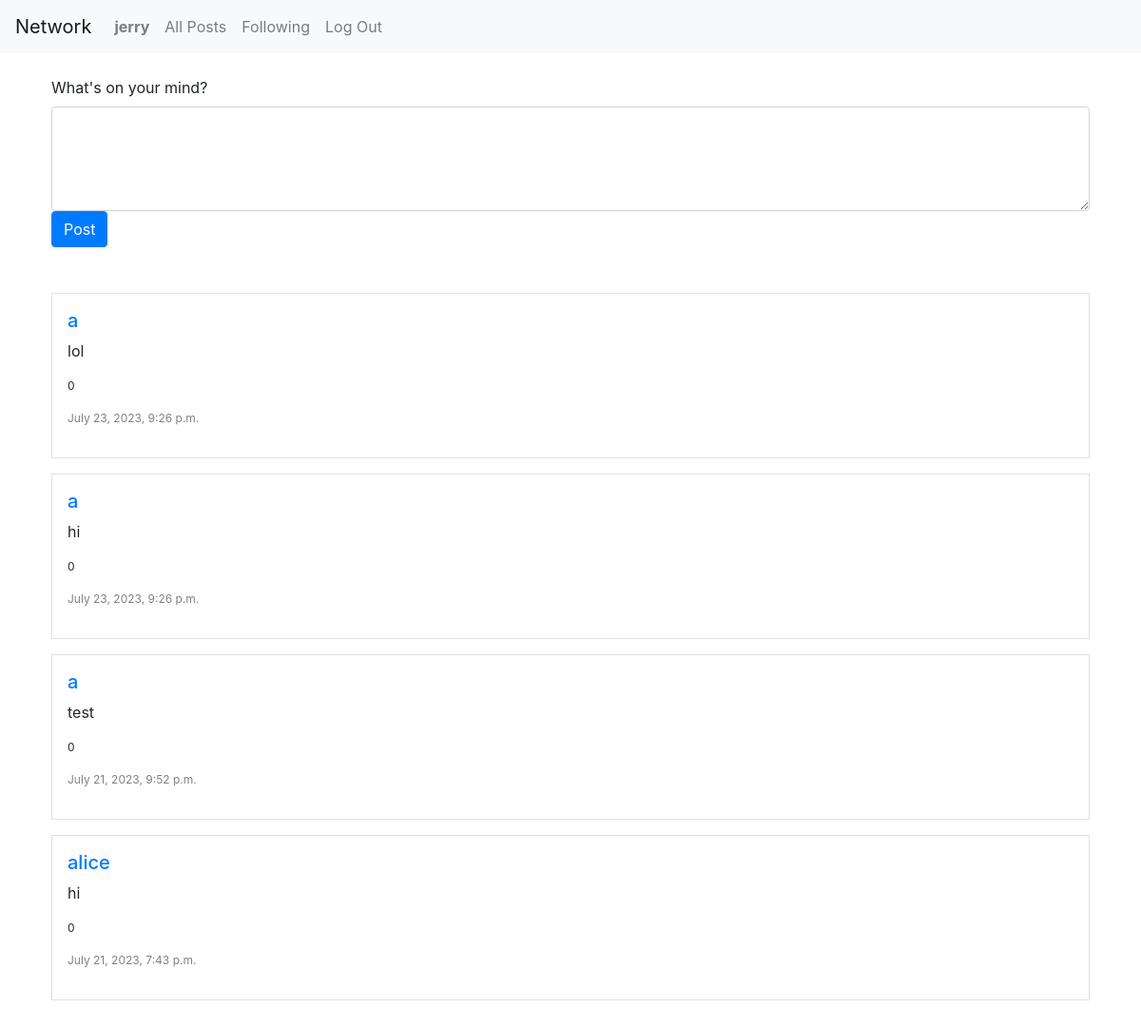
The app's page /following (signed in) with its own data.
### network/models.py (models this page shows, shortened)
class User(AbstractUser):
    pass

class Posts(models.Model):
    author = models.ForeignKey(
        settings.AUTH_USER_MODEL,
        on_delete = models.CASCADE,
    )
    post = models.CharField(max_length=300)
    timestamp = models.DateTimeField(default=now)
    likes = models.IntegerField(default=0)

### network/views.py (the view)
# urls.py: path("following", views.following, name='following'),
@login_required(login_url='login')
def following(request):
    user = User.objects.get(username=request.user.username)
    followed_accounts = Follows.objects.filter(follower=user)
    query = Q()
    for i in followed_accounts:
        query.add(Q(author=i.user), Q.OR)
    followed_posts = Posts.objects.filter(query).order_by("-timestamp")
    page_obj = paginate(request, followed_posts)
    return render(request, "network/following.html", {
        "page_obj": page_obj
    })

### network/views.py (called while the page is built)
def paginate(request, posts):
    paginator = Paginator(posts, 10) #show 10 posts per page
    page_number = request.GET.get('page')
    page_obj = paginator.get_page(page_number)
    return page_obj

### network/templates/network/following.html (shortened to what this page needs)
{% extends "network/layout.html" %}
{% block body %}
    <div class="container-xl p-4">
        <form action="{% url 'index' %}" method="post">
            <label for="new-post" class="form-label">What's on your mind?</label>
            <textarea class='form-control' name="new-post" rows="4"></textarea>
            <button type="submit" class="btn btn-primary">Post</button>
        </form>
    </div>
    {% include "network/postlayout.html" %}
{% endblock %}

### network/templates/network/layout.html (shortened to what this page needs)
{% load static %}
<!DOCTYPE html>
<html lang="en">
    <head>
        <link rel="stylesheet" href="https://stackpath.bootstrapcdn.com/bootstrap/4.4.1/css/bootstrap.min.css">
        <link href="{% static 'network/styles.css' %}" rel="stylesheet">
    </head>
    <body>
        <nav class="navbar navbar-expand-lg navbar-light bg-light">
            <a class="navbar-brand" href="#">Network</a>
            <div>
              <ul class="navbar-nav mr-auto">
                {% if user.is_authenticated %}
                    <li class="nav-item">
                        <a class="nav-link" href="#"><strong>{{ user.username }}</strong></a>
                    </li>
                {% endif %}
                <li class="nav-item">
                  <a class="nav-link" href="{% url 'index' %}">All Posts</a>
                </li>
                {% if user.is_authenticated %}
                    <li class="nav-item">
                        <a class="nav-link" href="{% url 'following' %}">Following</a>
                    </li>
                    <li class="nav-item">
                        <a class="nav-link" href="{% url 'logout' %}">Log Out</a>
                    </li>
                {% endif %}
              </ul>
            </div>
          </nav>
        <div class="body">
            {% block body %}
            {% endblock %}
        </div>
    </body>
</html>

### network/templates/network/postlayout.html (shortened to what this page needs)
<div class="container-xl p-4">
    {% for post in page_obj %}
        <div class="mb-3 p-3 border">
            <h5>
                <a href="{% url 'profile' post.author %}">{{ post.author }}</a>
            </h5>
            <p id="{{ post.id }}">
                {{ post.post }}
            </p>
            <p style="font-size: 12px">
                {{ post.likes }}
            </p>
            <p style="color: gray; font-size: 12px">
                {{ post.timestamp }}
            </p>
        </div>
    {% endfor %}
    <div class="pagination">
    </div>
</div>

### records on screen
User: username "jerry"
Posts: author "a", post "lol", likes "0", timestamp "July 23, 2023, 9:26 p.m."
Posts: author "a", post "hi", likes "0", timestamp "July 23, 2023, 9:26 p.m."
Posts: author "a", post "test", likes "0", timestamp "July 21, 2023, 9:52 p.m."
Posts: author "alice", post "hi", likes "0", timestamp "July 21, 2023, 7:43 p.m."
